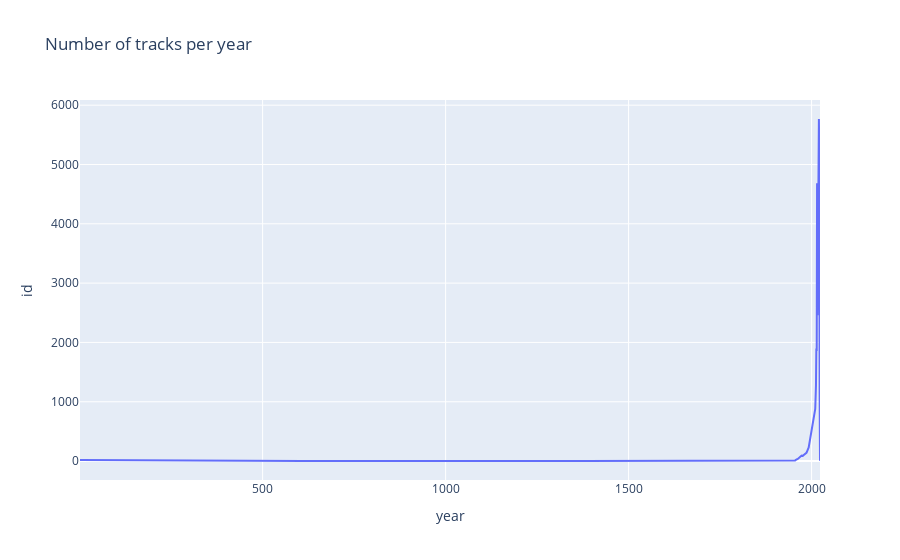

Here is the notebook cell this chart was saved with:
### Markdown cell above
### Lyrics by Year

### Code cell
import plotly.express as px

# year - number of ids (i.e. tracks) per year. This should be plotted. (tracks by year)
id_x_year_df = song_lyrics_sample_df.groupby('year').agg({'id':'count'}).reset_index()

fig = px.line(id_x_year_df, x = "year", y = "id", title = "Number of tracks per year")
fig.show()

### Figure 1 — Plotly figure (JSON) as saved in the notebook; plotly's stock layout.template omitted (floating-point values rounded to 4 significant figures; data arrays with more than 128 entries replaced by an {"elided": "..."} marker saying what was removed)
{"data": [{"hovertemplate": "year=%{x}<br>id=%{y}<extra></extra>", "legendgroup": "", "line": {"color": "#636efa", "dash": "solid"}, "marker": {"symbol": "circle"}, "mode": "lines", "name": "", "orientation": "v", "showlegend": false, "type": "scatter", "x": {"elided": "223 int values"}, "xaxis": "x", "y": {"elided": "223 int values"}, "yaxis": "y"}], "layout": {"legend": {"tracegroupgap": 0}, "title": {"text": "Number of tracks per year"}, "xaxis": {"anchor": "y", "domain": [0, 1], "title": {"text": "year"}}, "yaxis": {"anchor": "x", "domain": [0, 1], "title": {"text": "id"}}}}
